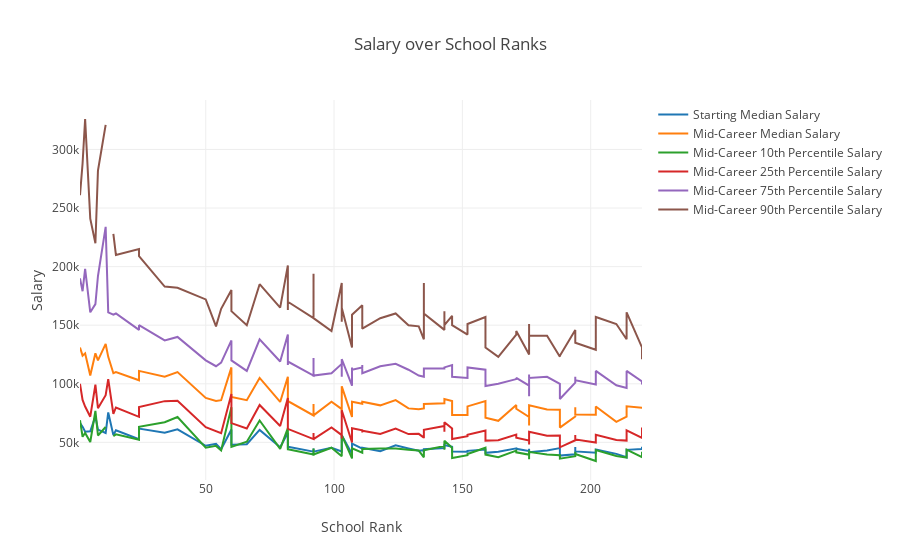

The cell this chart's notebook holds for it:
### Code cell
rank_dp= rank_dp.sort_values(by=['rank'])
# trace = go.Scatter(x=rank_dp['rank'], y=rank_dp['Starting Median Salary'])
trace_list = []
for i in rank_dp.columns[3:9]:
    trace_list.append(go.Scatter(x=rank_dp['rank'], y=rank_dp[i], name = i))
    
layout = go.Layout(
    title='Salary over School Ranks',
    xaxis = dict(title = 'School Rank'),
    yaxis = dict(title = 'Salary'),
)
fig = go.Figure(data=trace_list, layout=layout)
py.offline.iplot(fig)

# trace_list
